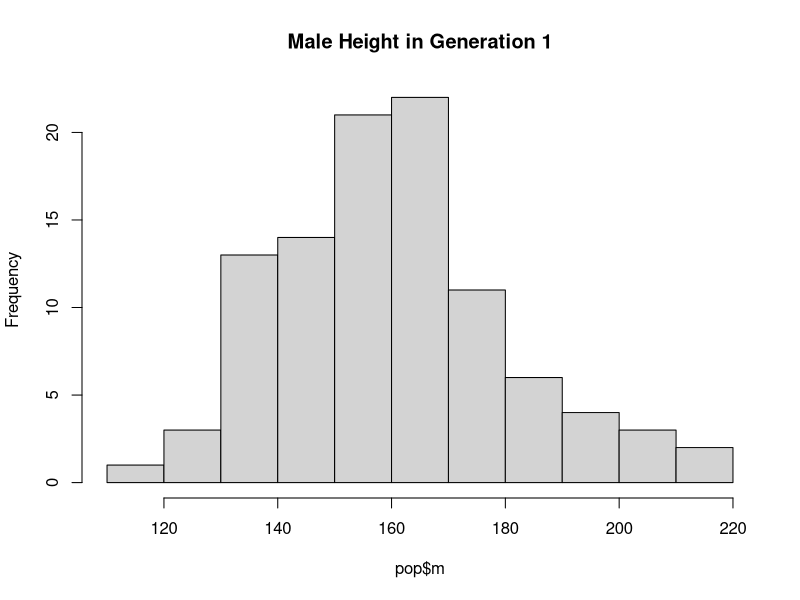
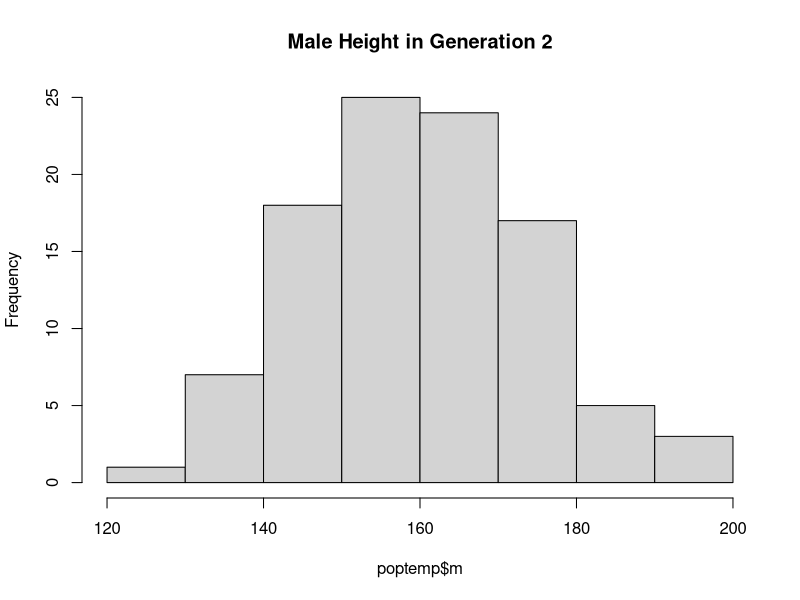
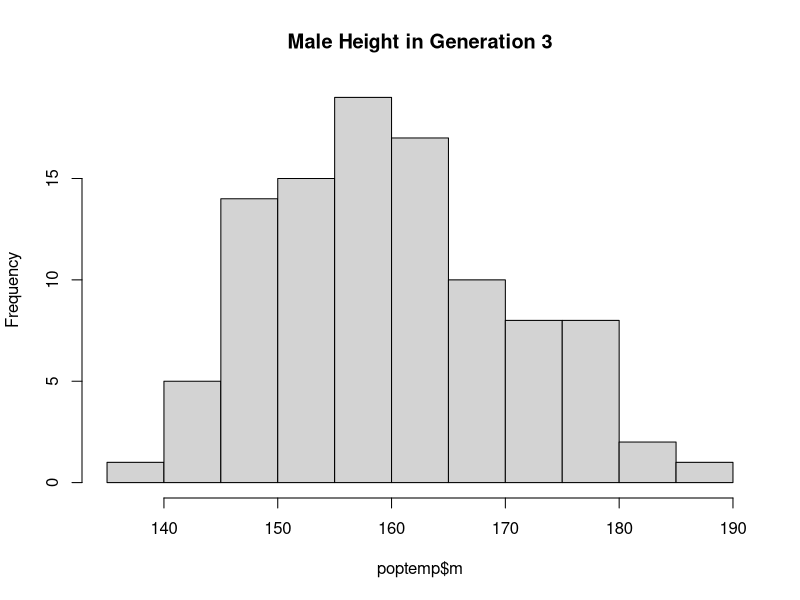
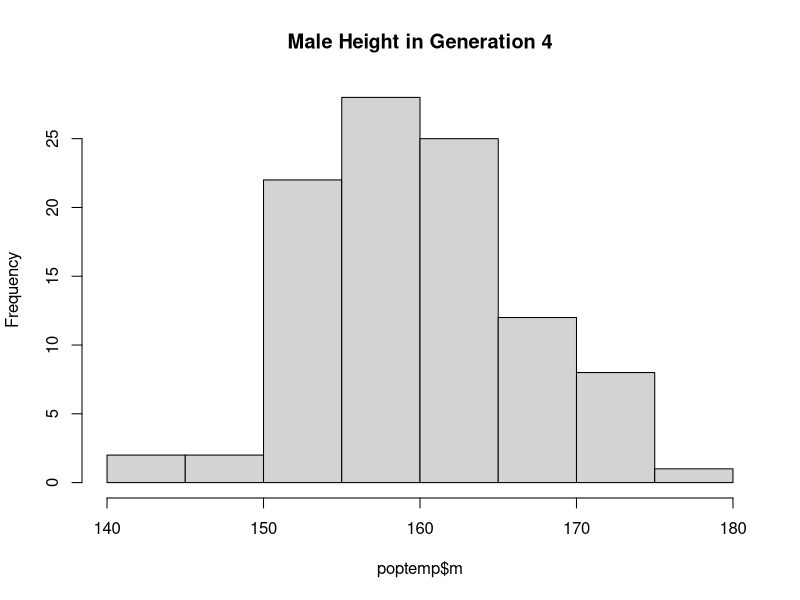
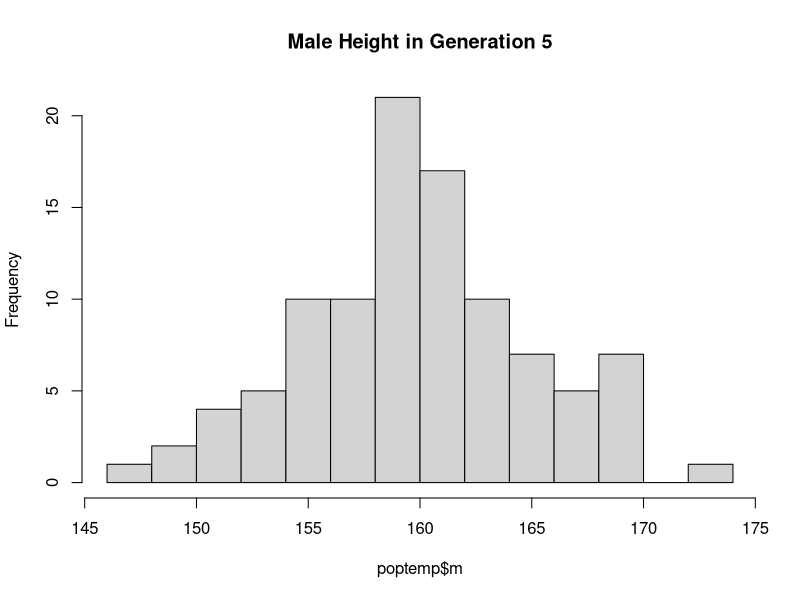
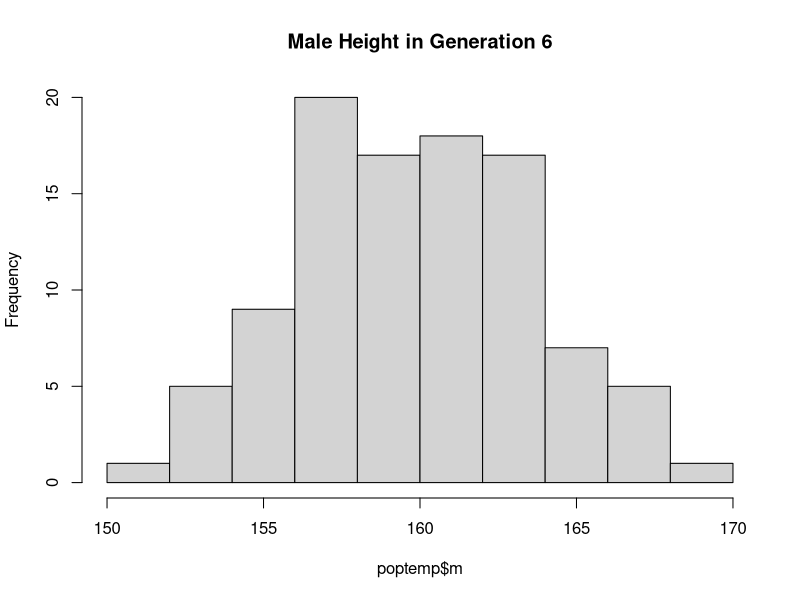
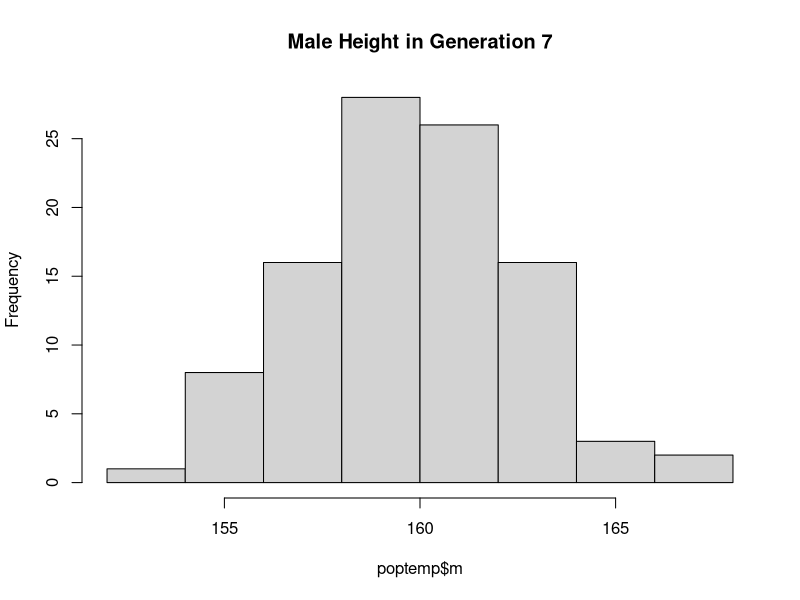
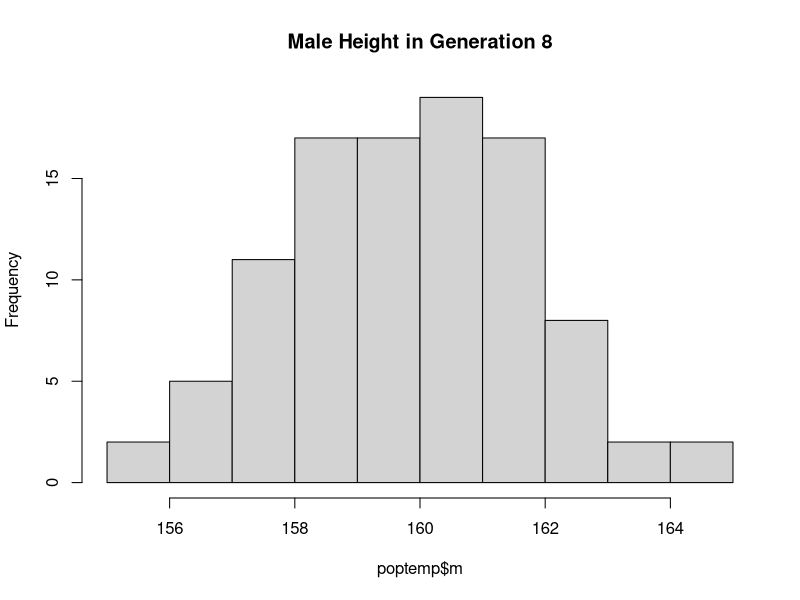

R code for these plots, in order: (Note: this script raises an error after producing the figures.)
## ---- chunk 1
pop <- data.frame(m = rnorm(100, 160, 20), f = rnorm(100, 160, 20), gen=1)
## ---- chunk 2
next_gen <- function(pop,gen) {
    temp <- pop[((gen-1)*100-99):((gen-1)*100),]
    temp$m <- sample(temp$m)
    temp$m <- rowMeans(temp[-3])
    temp$f <- temp$m
    temp$gen <- gen
    temp
}
## ---- chunk 3
hist(pop$m, main="Male Height in Generation 1")
for (i in 2:9){
  poptemp <- next_gen(pop,i)
  hist(poptemp$m, main=paste("Male Height in Generation",i), breaks=9)
  pop <- rbind(pop, poptemp)
}
## ---- chunk 4
qplot(data=pop, x=m, y=f, facets = ~gen)
## ---- chunk 5
std <- 2/sqrt(12)
trials <- data.frame(SampleMean = rep(0,1000), LowerBound = rep(0,1000), 
                     UpperBound = rep(0,1000), ContainsMean = rep(0,1000))
for (i in 1:1000){
  dat <- runif(100, -1, 1)
  trials$SampleMean[i] <- mean(dat)
  confInt <- trials$SampleMean[i] + qnorm(c(0.025,0.975))*std/10
  trials$LowerBound[i] <- confInt[1]
  trials$UpperBound[i] <- confInt[2]
  if (trials$SampleMean[i] >= confInt[1] & trials$SampleMean[i] <= confInt[2]) {
    trials$ContainsMean[i] <- 1
  }
}

trials[1:10,]
## ---- chunk 6
makePatient <- function() {
  vowel <- grep("[aeiou]", letters)
  cons <- grep("[^aeiou]", letters)
  name <- paste(sample(LETTERS[cons], 1), sample(letters[vowel], 1), 
                sample(letters[cons], 1), sep='')
  gender <- factor(sample(0:1, 1), levels=0:1, labels=c('female','male'))
  dob <- as.Date(sample(7500, 1), origin="1970-01-01")
  n <- sample(6, 1)
  doa <- as.Date(sample(1500, n), origin="2010-01-01")
  pulse <- round(rnorm(n, 80, 10))
  temp <- round(rnorm(n, 98.4, 0.3), 2)
  fluid <- round(runif(n), 2)
  list(name, gender, dob, doa, pulse, temp, fluid)
}
## ---- chunk 7
medRec <- function(){
  patient <- makePatient()
  names(patient) <- c('name', 'gender', 'date_of_birth', 'date_of_admission', 'pulse', 
                      'temperature', 'fluid_intake')
  class(patient) <- 'medicalRecord'
  return(patient)
}

set.seed(8)
patient <- medRec()
patient
class(patient)
## ---- chunk 8
mean.medicalRecord <- function(patient){
  pul <- mean(patient$pulse)
  tem <- mean(patient$temperature)
  flu <- mean(patient$fluid_intake)
  out <- list("Mean Pulse"=pul, "Mean Temperature"=tem, "Mean Fluid Intake"=flu)
  return(out)
}

print.medicalRecord <- function(patient) {
  cat(sprintf("Name: %s\nGender: %s\nDate of Birth: %s", 
              patient$name, patient$gender, patient$date_of_birth), "\n\n")
  for (i in 1:length(patient$date_of_admission)){
      cat(sprintf("Date of Admission: %s\nFluid Intake: %s\nTemperature: %s\nPulse: %s", 
              patient$date_of_admission[i], patient$fluid_intake[i], patient$temperature[i],
              patient$pulse[i]), "\n\n")
  }
}

# Since each measurement has such difference scales, I chose to plot them on separate plots 
## so the graphs could be the most informative.
plot.medicalRecord <- function(patient) {
  par(mfrow=c(1,3))
  plot(patient$date_of_admission,patient$temperature,type='b', xaxt='n',col='red',
       xlab="Date of Admission", ylab = "Temperature")
  axis(1, at=patient$date_of_admission,labels=patient$date_of_admission)
  plot(patient$date_of_admission,patient$pulse,type='b', xaxt='n',col="green",
       ylab = "Pulse", xlab= "Date of Admission")
  axis(1, at=patient$date_of_admission,labels=patient$date_of_admission)
  plot(patient$date_of_admission,patient$fluid_intake,type='b', xaxt='n',col="blue",
       ylab = "Fluid Intake", xlab= "Date of Admission")
  axis(1, at=patient$date_of_admission,labels=patient$date_of_admission)
  mtext(paste('Measurements for Patient: ',patient$name), outer = TRUE)
}
methods(class='medicalRecord')
mean(patient)
print(patient)
plot(patient)
## ---- chunk 9
# function of how many people you want in cohort
cohortmaker <- function(number){
  cohort <- list(medRec())
  for (i in 2:number){
    tempPatient <- medRec()
    cohort[[i]] <- tempPatient
  }
  return(cohort)
}

cohort <- cohortmaker(10)
